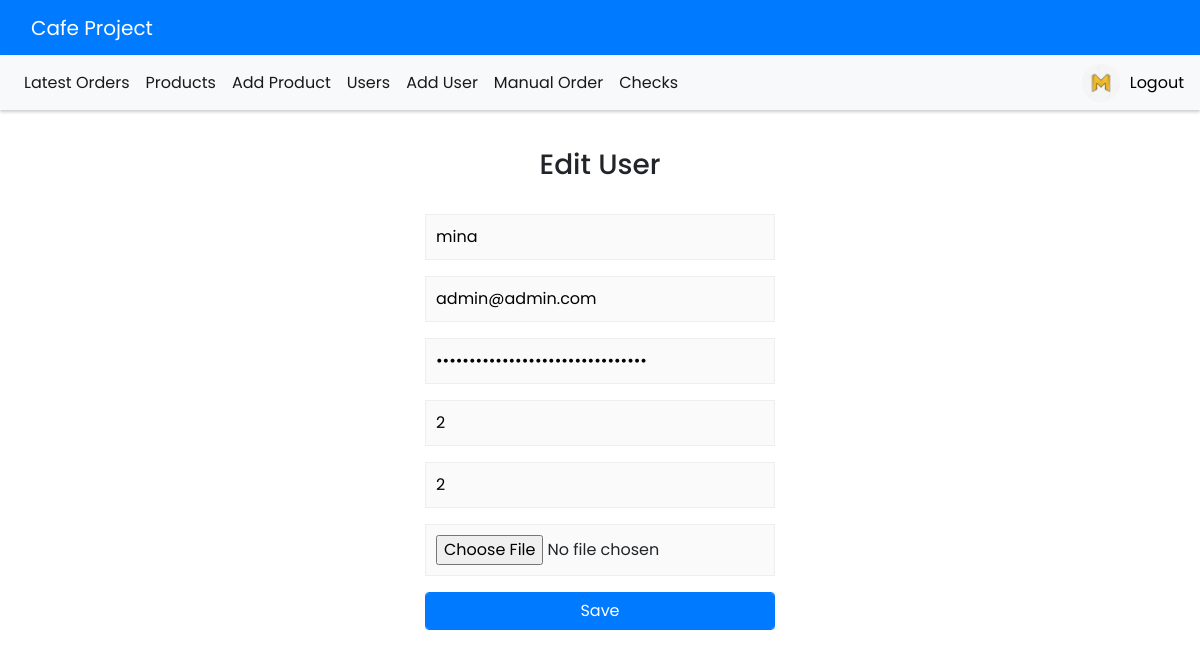
Screenshot of /Views/editUser.php?id=12 (signed in) with the database file from the repository.
### tables this page shows
CREATE TABLE `users` (
  `user_id` int(11) NOT NULL,
  `user_name` varchar(100) NOT NULL,
  `email` varchar(100) NOT NULL,
  `password` varchar(255) NOT NULL,
  `room_number` int(11) NOT NULL,
  `ext` int(11) NOT NULL,
  `image` varchar(255) DEFAULT NULL,
  `role` tinyint(1) NOT NULL DEFAULT 0
);

### Views/editUser.php (the view, shortened to what this page needs)
<?php
    require '../config.php';
    if(isset($_GET['id']))
    {
        if($db)
        {
            $result=  mysqli_query($db,"select * from users where user_id='{$_GET['id']}'");
            if($result)
            {
                $user=mysqli_fetch_assoc($result);
            }
        }
        else
        {
            echo "Error in DataBase";
        }
    }
?>
<!DOCTYPE html>
<html>
<head>
    <link href="../Public/css/forms.css" rel="stylesheet">
</head>
<body>
    <?php
        include 'layout/adminHeader.php';
    ?>
    <div class="wrap">
        <form class="login-form" action="../Controller/userController.php" method="POST" enctype="multipart/form-data">
            <div class="form-header">
                <h3 class="text-center">Edit User</h3><br>
            </div>
            <div class="form-group">
                <input type="text" class="form-input" placeholder="User Name" name="username" value=<?php echo $user['user_name'];?>>
            </div>
            <div class="form-group">
                <input type="text" class="form-input" placeholder="name@example.com" name="email" value=<?php echo $user['email'];?>>
            </div>
            <div class="form-group">
                <input type="password" class="form-input" placeholder="password" name="password" value=<?php echo $user['password'];?>>
            </div>
            <div class="form-group">
                <input type="text" class="form-input" placeholder="Room Number" name="room_number" value=<?php echo $user['room_number'];?>>
            </div>
            <div class="form-group">
                <input type="number" class="form-input" placeholder="Ext" name="ext" value=<?php echo $user['ext'];?>>
            </div>
            <div class="form-group">
                <input type="file" class="form-input" placeholder="Ext" name="userfile">
            </div>
            <div class="form-group">
                <button class="btn btn-primary d-block form-control" type="submit" name="update_user"><i class="fa fa-check"></i> Save</button>
            </div>
        </form>
    </div>
</body>
</html>

### Public/css/forms.css (style rules this page uses)
body { font-family: 'Roboto'; }
.login-form { width: 350px; margin: 0 auto; background: #ffffff; }
.form-input { background: #fafafa; border: 1px solid #eeeeee; padding: 10px; width: 100%; }

### Public/css/style.css (style rules this page uses)
body { font-family:Poppins; }

### rows the page displays
users: username "mina", email "admin@admin.com", room_number "2", ext "2"
